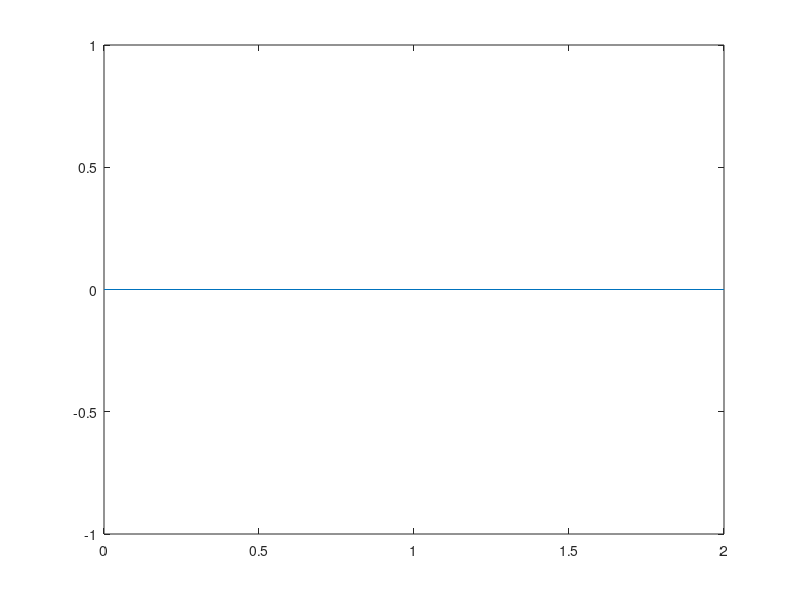
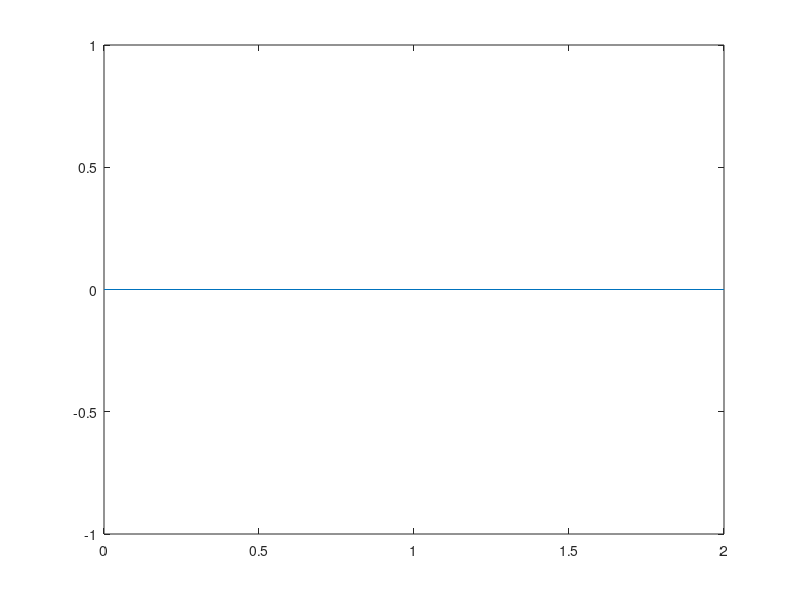
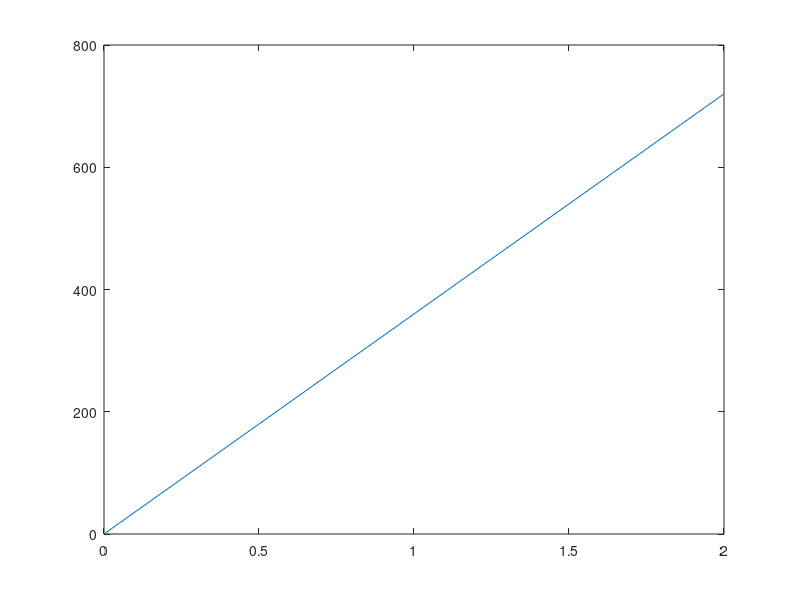
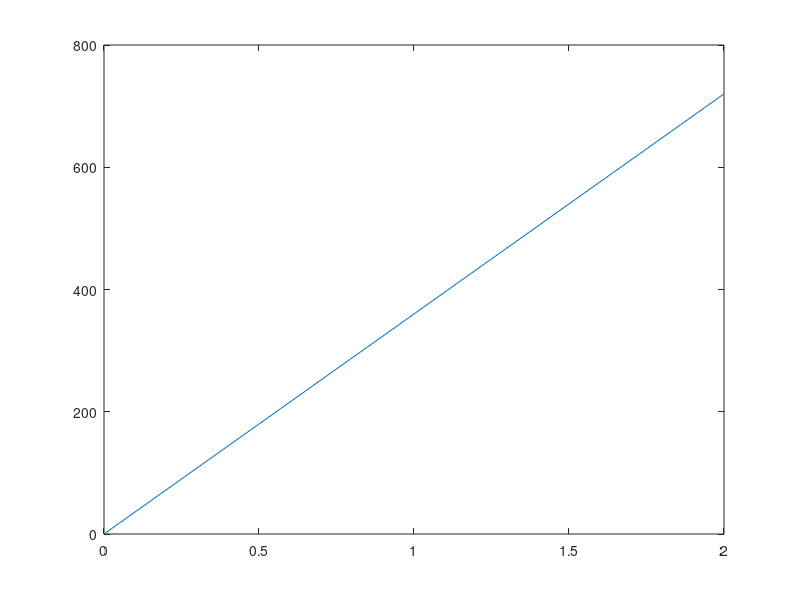

MATLAB code for these plots, in order: (Note: this script raises an error after producing the figures.)
%%%%%
% Jordan Mayer
% AAE 590: Spacecraft Attitude Dynamics
% HW 10
%
% Perform numerical simulations and plot results.
% (Also do some basic arithmetic).
%%%%%

%% Preliminary setup

close all; clear all; format compact; format short; rehash toolbox;
addpath('../helpers');

%% Problem 1i
fprintf('\nProblem 1i\n\n');

mu_Earth = 3.986E5;  % Earth gravitational parameter, km^3/s^2
R_Earth = 6378;  % Earth radius, km
r = 100;

for h = [200, 800, 2000, 25000]  % orbit altitude, km
    fprintf('h =\n');
    disp(h);
    omega = sqrt(mu_Earth/(R_Earth + h)^3)  % rad/s
    angVel_30 = r*omega  % rad/s
    fprintf('\n');
end

%% Problem 1ii
close all; clear all;

% set up constants
sigma_0 = 6;  % deg
v_span = [0, 2];  % span of revolutions to simulate for
r_list = [1.5, 8, 22, 120, 200];
ttl = 'Jordan Mayer, AAE 590/440, HW10, Problem 1, Numerical Results';
lgd = {'particular solution', 'r = 1.5', 'r = 8', 'r = 22', 'r = 120', ...
       'r = 200'};
lgd_lambda = {'particular solution', 'r = 1.5', 'r = 1.5 (slope)', ...
              'r = 8', 'r = 8 (slope)', 'r = 22', 'r = 22 (slope)', ...
              'r = 120', 'r = 120 (slope)'};
xlab = 'Number of Revolutions';
fpos = [200 300 650 500];

% plot particular solutions (sigma = eta = 0, lambda = 2pi*v rads)
angle_part = [0, 0];
f1 = figure(1); plot(v_span, angle_part); hold on;
  % for sigma results
f2 = figure(2); plot(v_span, angle_part); hold on;
  % for eta results
f3 = figure(3); plot(v_span, rad2deg(v_span*2*pi)); hold on;
  % for lambda results
f4 = figure(4); plot(v_span, rad2deg(v_span*2*pi)); hold on;
  % for delta_lambda
set(f1, 'Position', fpos);
set(f2, 'Position', fpos);
set(f3, 'Position', fpos);
% simulate and plot angles
for r = r_list
    hw10_sim_and_plot(v_span, sigma_0, r, 1);
end

% format plots
figure(1);
xlabel(xlab); ylabel('Nutation Angle (sigma), deg');
title(ttl); grid on; legend(lgd);
figure(2);
xlabel(xlab); ylabel('Orbital Precession Angle (eta), deg');
title(ttl); grid on; legend(lgd);
figure(3);
xlabel(xlab); ylabel('Inertial Precession Angle (lambda), deg');
title(ttl); grid on; legend(lgd_lambda);

%% Problem 1vi
close all; clear all;

% set up constants
sigma_0 = 6;  % deg
v_span = [0, 2];  % span of revolutions to simulate for
r_list = -1*[1.5, 8, 22, 120];
ttl = 'Jordan Mayer, AAE 590/440, HW10, Problem 1, Numerical Results';
lgd = {'particular solution', 'r = -1.5', 'r = -8', 'r = -22', ...
       'r = -120'};
xlab = 'Number of Revolutions';
fpos = [200 300 650 500];

% plot particular solutions (sigma = eta = 0, lambda = 2pi*v rads)
angle_part = [0, 0];
f1 = figure(1); plot(v_span, angle_part); hold on;
  % for sigma results
f2 = figure(2); plot(v_span, angle_part); hold on;
  % for eta results
f3 = figure(3); plot(v_span, rad2deg(v_span*2*pi)); hold on;
  % for lambda results
set(f1, 'Position', fpos);
set(f2, 'Position', fpos);
set(f3, 'Position', fpos);

% simulate and plot angles
for r = r_list
    hw10_sim_and_plot(v_span, sigma_0, r, 1);
end

% format plots
figure(1);
xlabel(xlab); ylabel('Nutation Angle (sigma), deg');
title(ttl); grid on; legend(lgd);
figure(2);
xlabel(xlab); ylabel('Orbital Precession Angle (eta), deg');
title(ttl); grid on; legend(lgd);
figure(3);
xlabel(xlab); ylabel('Inertial Precession Angle (lambda), deg');
title(ttl); grid on; legend(lgd);

%% Problem 2d
fprintf('\nProblem 2d:\n\n');
close all; clear all;

% find characteristic roots for different r values
I = 500;  % kg*m^2
J = 150;  % kg*m^2
x = (J-I)/I;
sigma_0 = 6;  % deg
r_list = [-20, -1.5, 0, 1.5, 8, 22, 120];

for r = r_list
    y = r - 1;
    Q = y + x*(y+1);
    b = 3*x + Q^2 + 1;
    c = 3*x*Q + Q^2;
      % for characteristic equation: lambda^4 + b*lambda^2 + c = 0
    lambda_nd = zeros(1,4);
      % characteristic roots, nondimensionalized w.r.t. orbital rate
    
    lambda_nd(1) = sqrt((-b + sqrt(b^2 - 4*c))/2);
    lambda_nd(2) = - lambda_nd(1);
    lambda_nd(3) = sqrt((-b - sqrt(b^2 - 4*c))/2);
    lambda_nd(4) = -lambda_nd(3);
    
    fprintf('Characteristic roots for r = %.1f:\n', r);
    disp(lambda_nd(1));
    disp(lambda_nd(2));
    disp(lambda_nd(3));
    disp(lambda_nd(4));
end

%% get numerical results

% set up constants for numerical integration
v_span = [0, 2];  % span of revolutions to simulate for
sigma0_list = [3, 6];  % deg
ttl = 'Jordan Mayer, AAE 590/440, HW10, Problem 2, Numerical Results, ';
lgd = {'particular solution', 'sigma_0 = 3 deg', 'sigma_0 = 6 deg'};
xlab = 'Number of Revolutions'; ylab = 'Nutation Angle, deg';
fpos = [200 300 650 500];
sigma_part = [0, 0];

fignum = 0;
for r = r_list
    fignum = fignum + 1;
    
    % plot particular solution
    fg1 = figure(fignum); hold off; plot(v_span, sigma_part); hold on;
    set(fg1, 'Position', fpos);
    
    % plot comparison solutions
    for sigma_0 = sigma0_list
        hw10_sim_and_plot(v_span, sigma_0, r, fignum);
    end
    
    % format plot
    figure(fignum);
    xlabel(xlab); ylabel(ylab);
    title([ttl, 'r = ', num2str(r)]); grid on;
    legend(lgd);
end

%% determine boundary r values

r = 0; pos_stbl = 0; neg_stbl = 0;

while pos_stbl == 0
    r = r + 0.001;
    y = r - 1;
    Q = y + x*(y+1);
    b = 3*x + Q^2 + 1;
    c = 3*x*Q + Q^2;
      % for characteristic equation: lambda^4 + b*lambda^2 + c = 0
    lambda_nd = zeros(1,4);
      % characteristic roots, nondimensionalized w.r.t. orbital rate
    
    lambda_nd(1) = sqrt((-b + sqrt(b^2 - 4*c))/2);
    lambda_nd(2) = - lambda_nd(1);
    lambda_nd(3) = sqrt((-b - sqrt(b^2 - 4*c))/2);
    lambda_nd(4) = -lambda_nd(3);
    
    if size(find(real(lambda_nd) > 0), 2) == 0
        % no lambda_nd has positive real part --> not unstable!
        pos_stbl = 1;
        r_crit_pos = r
    end
    
    if r > 1000
        error('r is greater than 1000 and still unstable!');
    end
end

r = 0;

while neg_stbl == 0
    r = r - 0.001;
    y = r - 1;
    Q = y + x*(y+1);
    b = 3*x + Q^2 + 1;
    c = 3*x*Q + Q^2;
      % for characteristic equation: lambda^4 + b*lambda^2 + c = 0
    lambda_nd = zeros(1,4);
      % characteristic roots, nondimensionalized w.r.t. orbital rate
    
    lambda_nd(1) = sqrt((-b + sqrt(b^2 - 4*c))/2);
    lambda_nd(2) = - lambda_nd(1);
    lambda_nd(3) = sqrt((-b - sqrt(b^2 - 4*c))/2);
    lambda_nd(4) = -lambda_nd(3);
    
    if size(find(real(lambda_nd) > 0), 2) == 0
        % no lambda_nd has positive real part --> not unstable!
        neg_stbl = 1;
        r_crit_neg = r
    end
    
    if r > 1000
        error('r is greater than 1000 and still unstable!');
    end
end

%% Problem 2e
close all; clear all;

% simulate for new r values
I = 500;  % kg*m^2
J = 150;  % kg*m^2
x = (J-I)/I;
sigma_0 = 6;  % deg
r_list = [5, 12];

% set up constants for numerical integration
v_span = [0, 10];  % span of revolutions to simulate for
sigma0_list = [3, 6];  % deg
ttl = 'Jordan Mayer, AAE 590/440, HW10, Problem 2, Numerical Results, ';
lgd = {'particular solution', 'sigma_0 = 3 deg', 'sigma_0 = 6 deg'};
xlab = 'Number of Revolutions';
fpos = [200 300 650 500];
sigma_part = [0, 0];
lambda_part = 2*pi*v_span;

fignum = -1;
for r = r_list
    fignum = fignum + 2;
    
    % plot particular solution
    fg1 = figure(fignum); hold off; plot(v_span, sigma_part); hold on;
    fg2 = figure(fignum+1); hold off; plot(v_span, lambda_part); hold on;
    set(fg1, 'Position', fpos); set(fg2, 'Position', fpos);
    
    % plot comparison solutions
    for sigma_0 = sigma0_list
        hw10_sim_and_plot(v_span, sigma_0, r, fignum);
    end
    
    % format plots
    figure(fignum);
    xlabel(xlab); ylabel('Nutation Angle, deg');
    title([ttl, 'r = ', num2str(r)]); grid on;
    legend(lgd); ylim([0 11]);
    figure(fignum + 1);
    xlabel(xlab); ylabel('Inertial Precession Angle, deg');
    title([ttl, 'r = ', num2str(r)]); grid on;
end